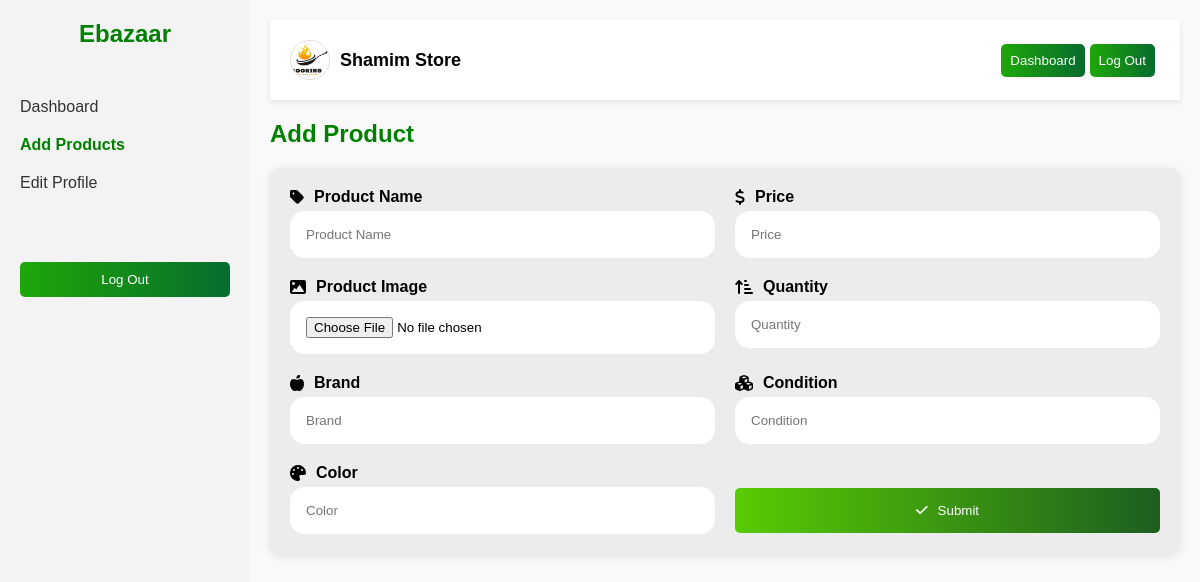
The app's page /add_product/ (signed in) with its own data.
### ebozarapp/models.py (models this page shows, shortened)
class Profile(models.Model):
    USER_TYPE_CHOICES = [
        ('buyer', 'Buyer'),
        ('seller', 'Seller'),
    ]
    user = models.OneToOneField(User, on_delete=models.CASCADE)
    store_name = models.CharField(max_length=255)
    email = models.EmailField(max_length=254)
    phone_number = models.CharField(max_length=30)
    bio = models.TextField(null=True, blank=True)
    logo = models.ImageField(upload_to='media/', null=True, blank=True)
    address = models.CharField(max_length=255, null=True, blank=True)
    country = models.CharField(max_length=100, null=True, blank=True)
    city = models.CharField(max_length=100, null=True, blank=True)
    verify  = models.BooleanField(default=True)
    date = models.DateField(auto_now_add=True)
    date_time = models.DateTimeField(auto_now_add=True)
    user_type = models.CharField(max_length=10, choices=USER_TYPE_CHOICES)

### ebozarapp/views.py (the view, shortened to what this page needs)
# urls.py: path('add_product/', views.add_product, name='add_product'),
@login_required(login_url='/login')
def add_product(request):
    user = request.user
    user_profile = Profile.objects.get(user=user)
    context = {'user_profile': user_profile}
    return render(request, 'add_product.html', context)

### templates/add_product.html (shortened to what this page needs)
<!DOCTYPE html>
<html lang="en">
<head>
    <link rel="stylesheet" href="https://cdnjs.cloudflare.com/ajax/libs/font-awesome/6.0.0-beta3/css/all.min.css">
    <link rel="stylesheet" href="/static/css/dashboard.css">
    <link rel="stylesheet" href="/static/css/add_product.css">
</head>
<body>
    <div class="sidebar">
        <a href="/">
            <h2 class="logo">Ebazaar</h2>
        </a>
        <ul>
            <li><a href="/dashboard" >Dashboard</a></li>
            <li><a href="#" class="active">Add Products</a></li>
            <li><a href="/profile">Edit Profile</a></li>
        </ul>
        <form method="POST" action="{% url 'logout' %}">
            <button class="logout-btn">Log Out</button>
        </form>
    </div>
    <div class="main-content">
        <div class="topbar">
            <a href="/profile">
                <div class="user-info">
                    {% if user_profile.logo %}
                        <img src="{{user_profile.logo.url}}" alt="Profile Picture">
                        <span class="user-name">{{user_profile.store_name}}</span>
                    {% else %}
                        <img src="/static/assets/camera.png" alt="Profile Picture">
                        <span class="user-name">{{user_profile.store_name}}</span>
                    {% endif %}
                </div>
            </a>
            <div class="addprt">
                <a class="add_product_button" href="/dashboard"><button>Dashboard</button></a>
                <a href="/logout"><button>Log Out</button></a>
            </div>
        </div>
        <div class="dashboard">
            <div class="addprt">
                <h2>Add Product</h2>
            </div>
            <section class="form-section">
                <form class="product-form" method="POST" action="{% url 'add_product' %}" enctype="multipart/form-data">
                    <div class="form-group">
                        <label><i class="fas fa-tag"></i> Product Name</label>
                        <input type="text" name="product_name" placeholder="Product Name" required>
                    </div>
                    <div class="form-group">
                        <label><i class="fas fa-dollar-sign"></i> Price</label>
                        <input type="text" name="price" placeholder="Price" required>
                    </div>
                    <div class="form-group">
                        <label><i class="fas fa-image"></i> Product Image</label>
                        <input type="file" name="image" placeholder="Product Image " style="background-color: white;" accept="image/*" required>
                    </div>
                    <div class="form-group">
                        <label><i class="fas fa-sort-amount-up-alt"></i> Quantity</label required>
                        <input type="number" name="quantity" placeholder="Quantity">
                    </div>
                    <div class="form-group">
                        <label><i class="fas fa-apple-alt"></i> Brand</label >
                        <input type="text" name="brand" placeholder="Brand">
                    </div>
                    <div class="form-group">
                        <label><i class="fas fa-cubes"></i> Condition</label required>
                        <input type="text" name="condtion" placeholder="Condition">
                    </div>
                    <div class="form-group">
                        <label><i class="fas fa-palette"></i> Color</label>
                        <input type="text" name="color" placeholder="Color">
                    </div>
                    <div class="form-group">
                      <button type="submit" class="submit-btn"><i class="fas fa-check"></i> Submit</button>
                    </div>
                </form>
            </section>
        </div>
    </div>
</body>
</html>

### static/css/dashboard.css (style rules this page uses)
* { margin: 0; padding: 0; box-sizing: border-box; }
body { font-family: 'Arial', sans-serif; background-color: #f9f9f9; display: flex; }
.sidebar { width: 250px; background-color: #f3f3f3; height: 100vh; padding: 20px; }
.sidebar .logo { font-size: 24px; font-weight: bold; color: green; text-align: center; margin-bottom: 50px; }
.sidebar ul { list-style: none; }
.sidebar ul li { margin-bottom: 20px; }
.sidebar ul li a { text-decoration: none; font-size: 16px; color: #333; display: flex; align-items: center; }
.sidebar ul li a.active { color: green; font-weight: bold; }
.sidebar .logout-btn { background: linear-gradient(90deg, #1EA709 0%, #076C2E 100%); color: white; border: none; width: 100%; padding: 10px; border-radius: 5px; text-align: center; margin-top: 50px; cursor: pointer; }
.sidebar a { text-decoration: none; }
.main-content { flex: 1; padding: 20px; }
.topbar { display: flex; justify-content: space-between; align-items: center; background-color: white; padding: 20px; box-shadow: 0px 2px 5px rgba(0, 0, 0, 0.1); margin-bottom: 20px; }
.topbar a { text-decoration: none; color: black; }
.user-info { display: flex; align-items: center; }
.user-info img { width: 40px; height: 40px; border-radius: 50%; margin-right: 10px; border:1px solid #ddd; object-fit: cover; }
.user-info .user-name { font-size: 18px; font-weight: bold; }
.dashboard h2 { color: green; margin-bottom: 20px; }
.addprt { display: flex; justify-content: space-between; }
.addprt button { padding: 9px; border-radius: 5px; border: none; color: white; background: linear-gradient(90deg, #1EA709 0%, #076C2E 100%); cursor: pointer; margin-right: 5px; }

### static/css/add_product.css (style rules this page uses)
.form-section { background-color: rgb(236, 236, 236); padding: 20px; border-radius: 10px; box-shadow: 0 2px 10px rgba(0, 0, 0, 0.1); }
.product-form { display: grid; grid-template-columns: repeat(2, 1fr); grid-gap: 20px; }
.form-group { display: flex; flex-direction: column; }
.form-group label { display: flex; align-items: center; margin-bottom: 5px; font-weight: bold; }
.form-group label i { margin-right: 10px; }
.form-group input { padding: 15px; outline: none; border: 1px solid white; border-radius: 14px; }
.submit-btn { grid-column: span 2; background-image: linear-gradient(to right, #58cc02, #1d5e20); color: white; padding: 15px; border: none; margin-top: 24px; cursor: pointer; border-radius: 5px; display: flex; align-items: center; justify-content: center; }
.submit-btn i { margin-right: 10px; }

### records on screen
Profile: logo (picture), store_name "Shamim Store"
